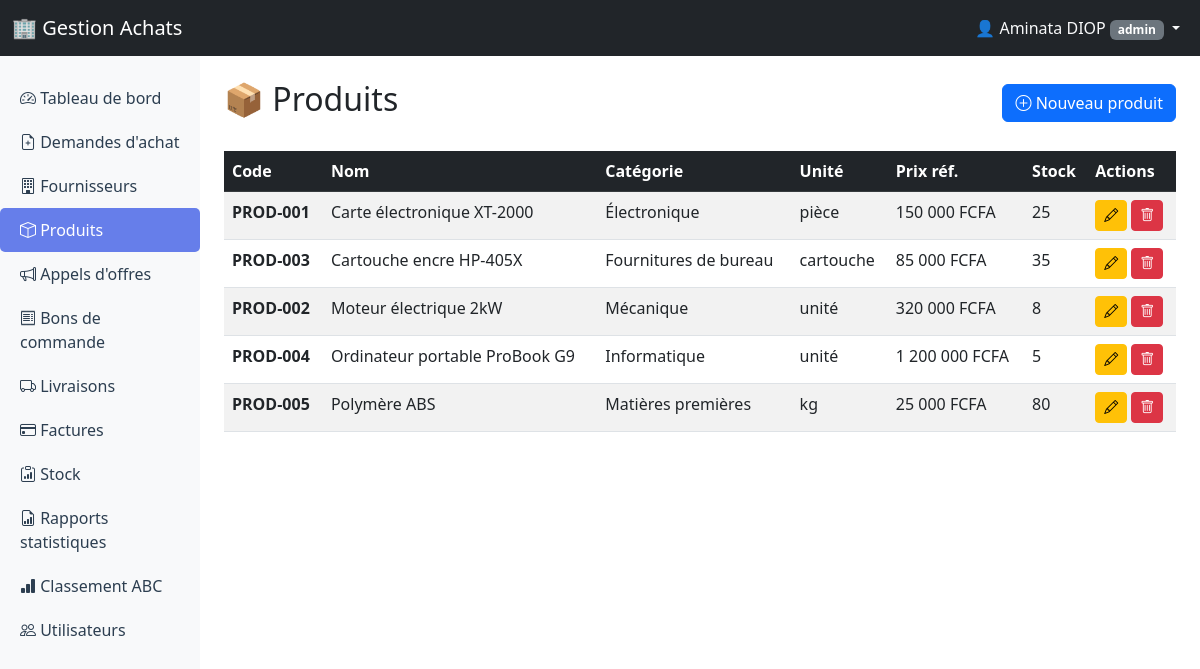
The app's page /modules/produits/index.php (signed in) with its own data.
### tables this page shows
CREATE TABLE produits (
    id VARCHAR(36) PRIMARY KEY,
    code VARCHAR(50) UNIQUE NOT NULL,
    nom VARCHAR(200) NOT NULL,
    description TEXT,
    categorie_id VARCHAR(36),
    unite_mesure VARCHAR(20) NOT NULL,
    prix_reference_ht DECIMAL(15,2) DEFAULT 0,
    devise VARCHAR(3) DEFAULT NULL,
    taux_tva DECIMAL(5,2) DEFAULT 18.00,
    seuil_alerte INT DEFAULT 0,
    stock_minimum INT DEFAULT 0,
    stock_maximum INT DEFAULT 0,
    stock_actuel INT DEFAULT 0,
    delai_approvisionnement_jours INT,
    actif TINYINT(1) DEFAULT 1,
    est_service TINYINT(1) DEFAULT 0,
    code_barre VARCHAR(50),
    poids_unitaire DECIMAL(10,3),
    dimensions VARCHAR(100),
    notes TEXT,
    created_at DATETIME DEFAULT CURRENT_TIMESTAMP,
    updated_at DATETIME DEFAULT CURRENT_TIMESTAMP ON UPDATE CURRENT_TIMESTAMP,
    created_by VARCHAR(36),
    updated_by VARCHAR(36)
);

CREATE TABLE categories (
    id VARCHAR(36) PRIMARY KEY,
    code VARCHAR(20) UNIQUE NOT NULL,
    nom VARCHAR(100) NOT NULL,
    description TEXT,
    parent_id VARCHAR(36),
    actif TINYINT(1) DEFAULT 1,
    created_at DATETIME DEFAULT CURRENT_TIMESTAMP,
    updated_at DATETIME DEFAULT CURRENT_TIMESTAMP ON UPDATE CURRENT_TIMESTAMP
);

### modules/produits/index.php (the view, shortened to what this page needs)
<?php
include '../../config/database.php';
$produits = $pdo->query("
    SELECT p.*, c.nom as categorie_nom
    FROM produits p
    LEFT JOIN categories c ON p.categorie_id = c.id
    WHERE p.actif = 1
    ORDER BY p.nom
")->fetchAll(PDO::FETCH_ASSOC);
?>
<!DOCTYPE html>
<html lang="fr">
<head>
    <link href="https://cdn.jsdelivr.net/npm/bootstrap@5.3.0/dist/css/bootstrap.min.css" rel="stylesheet">
    <link href="https://cdn.jsdelivr.net/npm/bootstrap-icons/font/bootstrap-icons.css" rel="stylesheet">
</head>
<body>
    <?php include '../../includes/navbar.php'; ?>
    <div class="container-fluid">
        <div class="row">
            <?php include '../../includes/sidebar.php'; ?>
            <main class="col-md-9 ms-sm-auto col-lg-10 px-md-4 py-4">
                <div class="d-flex justify-content-between align-items-center mb-4">
                    <h2>📦 Produits</h2>
                    <a href="create.php" class="btn btn-primary">
                        <i class="bi bi-plus-circle"></i> Nouveau produit
                    </a>
                </div>
                <?php if (empty($produits)): ?>
                    <div class="alert alert-info">Aucun produit enregistré.</div>
                <?php else: ?>
                    <div class="table-responsive">
                        <table class="table table-striped table-hover">
                            <thead class="table-dark">
                                <tr>
                                    <th>Code</th>
                                    <th>Nom</th>
                                    <th>Catégorie</th>
                                    <th>Unité</th>
                                    <th>Prix réf.</th>
                                    <th>Stock</th>
                                    <th>Actions</th>
                                </tr>
                            </thead>
                            <tbody>
                                <?php foreach ($produits as $p): ?>
                                <tr <?= ($p['stock_actuel'] <= $p['seuil_alerte'] && $p['seuil_alerte'] > 0) ? 'class="table-danger"' : '' ?>>
                                    <td><strong><?= htmlspecialchars($p['code']) ?></strong></td>
                                    <td><?= htmlspecialchars($p['nom']) ?></td>
                                    <td><?= htmlspecialchars($p['categorie_nom'] ?? '—') ?></td>
                                    <td><?= htmlspecialchars($p['unite_mesure']) ?></td>
                                    <td><?= number_format($p['prix_reference_ht'], 0, ',', ' ') ?> FCFA</td>
                                    <td>
                                        <?= $p['stock_actuel'] ?>
                                    </td>
                                    <td>
                                        <a href="edit.php?id=<?= $p['id'] ?>" class="btn btn-sm btn-warning">
                                            <i class="bi bi-pencil"></i>
                                        </a>
                                        <a href="delete.php?id=<?= $p['id'] ?>" class="btn btn-sm btn-danger" onclick="return confirm('Supprimer ce produit ?')">
                                            <i class="bi bi-trash"></i>
                                        </a>
                                    </td>
                                </tr>
                                <?php endforeach; ?>
                            </tbody>
                        </table>
                    </div>
                <?php endif; ?>
            </main>
        </div>
    </div>
</body>
</html>

### includes/navbar.php (shortened to what this page needs)
<nav class="navbar navbar-dark bg-dark navbar-expand-lg">
    <div class="container-fluid">
        <a class="navbar-brand" href="/sunuprojet/dashboard.php">🏢 Gestion Achats</a>
        <div class="collapse navbar-collapse" id="navbarNav">
            <ul class="navbar-nav ms-auto">
                <li class="nav-item dropdown">
                    <a class="nav-link dropdown-toggle text-light" href="#" id="userDropdown" role="button" data-bs-toggle="dropdown">
                        👤 <?= htmlspecialchars($_SESSION['prenom']) ?> <?= htmlspecialchars($_SESSION['nom']) ?>
                        <span class="badge bg-secondary"><?= htmlspecialchars($_SESSION['role']) ?></span>
                    </a>
                </li>
            </ul>
        </div>
    </div>
</nav>

### includes/sidebar.php
<?php
$current_path = $_SERVER['REQUEST_URI'];
?>
<div class="col-md-3 col-lg-2 d-md-block bg-light sidebar" style="min-height: 100vh; padding: 20px 0;">
    <ul class="nav flex-column">
        <li class="nav-item">
            <a class="nav-link <?= (strpos($current_path, 'dashboard.php') !== false || $current_path == '/sunuprojet/') ? 'active' : '' ?>" href="/sunuprojet/dashboard.php">
                <i class="bi bi-speedometer2"></i> Tableau de bord
            </a>
        </li>
        <li class="nav-item">
            <a class="nav-link <?= strpos($current_path, 'modules/demandes') !== false ? 'active' : '' ?>" href="/sunuprojet/modules/demandes/index.php">
                <i class="bi bi-file-earmark-plus"></i> Demandes d'achat
            </a>
        </li>
        <?php if ($_SESSION['role'] == 'admin' || $_SESSION['role'] == 'acheteur'): ?>
        <li class="nav-item">
            <a class="nav-link <?= strpos($current_path, 'modules/fournisseurs') !== false ? 'active' : '' ?>" href="/sunuprojet/modules/fournisseurs/index.php">
                <i class="bi bi-building"></i> Fournisseurs
            </a>
        </li>
        <?php endif; ?>
        <?php if ($_SESSION['role'] == 'admin' || $_SESSION['role'] == 'acheteur'): ?>
        <li class="nav-item">
            <a class="nav-link <?= strpos($current_path, 'modules/produits') !== false ? 'active' : '' ?>" href="/sunuprojet/modules/produits/index.php">
                <i class="bi bi-box"></i> Produits
            </a>
        </li>
        <?php endif; ?>
        <?php if ($_SESSION['role'] == 'admin' || $_SESSION['role'] == 'acheteur'): ?>
        <li class="nav-item">
            <a class="nav-link <?= strpos($current_path, 'modules/appels_offres') !== false ? 'active' : '' ?>" href="/sunuprojet/modules/appels_offres/index.php">
                <i class="bi bi-megaphone"></i> Appels d'offres
            </a>
        </li>
        <?php endif; ?>
        <?php if ($_SESSION['role'] == 'admin' || $_SESSION['role'] == 'acheteur'): ?>
        <li class="nav-item">
            <a class="nav-link <?= strpos($current_path, 'modules/bons_commande') !== false ? 'active' : '' ?>" href="/sunuprojet/modules/bons_commande/index.php">
                <i class="bi bi-receipt"></i> Bons de commande
            </a>
        </li>
        <?php endif; ?>
        <?php if ($_SESSION['role'] == 'admin' || $_SESSION['role'] == 'acheteur' || $_SESSION['role'] == 'responsable_stock'): ?>
        <li class="nav-item">
            <a class="nav-link <?= strpos($current_path, 'modules/livraisons') !== false ? 'active' : '' ?>" href="/sunuprojet/modules/livraisons/index.php">
                <i class="bi bi-truck"></i> Livraisons
            </a>
        </li>
        <?php endif; ?>
        <?php if ($_SESSION['role'] == 'admin' || $_SESSION['role'] == 'acheteur'): ?>
        <li class="nav-item">
            <a class="nav-link <?= strpos($current_path, 'modules/factures') !== false ? 'active' : '' ?>" href="/sunuprojet/modules/factures/index.php">
                <i class="bi bi-credit-card"></i> Factures
            </a>
        </li>
        <?php endif; ?>
        <?php if ($_SESSION['role'] == 'admin' || $_SESSION['role'] == 'acheteur' || $_SESSION['role'] == 'responsable_stock'): ?>
        <li class="nav-item">
            <a class="nav-link <?= strpos($current_path, 'modules/stock') !== false ? 'active' : '' ?>" href="/sunuprojet/modules/stock/index.php">
                <i class="bi bi-clipboard-data"></i> Stock
            </a>
        </li>
        <?php endif; ?>
        <?php if ($_SESSION['role'] == 'admin' || $_SESSION['role'] == 'acheteur'): ?>
        <li class="nav-item">
            <a class="nav-link <?= strpos($current_path, 'modules/rapports/statistiques.php') !== false ? 'active' : '' ?>" href="/sunuprojet/modules/rapports/statistiques.php">
                <i class="bi bi-file-earmark-bar-graph"></i> Rapports statistiques
            </a>
        </li>
        <?php endif; ?>
        <?php if ($_SESSION['role'] == 'admin' || $_SESSION['role'] == 'acheteur'): ?>
        <li class="nav-item">
            <a class="nav-link <?= strpos($current_path, 'modules/rapports/abc.php') !== false ? 'active' : '' ?>" href="/sunuprojet/modules/rapports/abc.php">
                <i class="bi bi-bar-chart-fill"></i> Classement ABC
            </a>
        </li>
        <?php endif; ?>
        <?php if ($_SESSION['role'] == 'admin'): ?>
        <li class="nav-item">
            <a class="nav-link <?= strpos($current_path, 'modules/utilisateurs') !== false ? 'active' : '' ?>" href="/sunuprojet/modules/utilisateurs/index.php">
                <i class="bi bi-people"></i> Utilisateurs
            </a>
        </li>
        <?php endif; ?>
    </ul>
</div>

### modules/produits/index.php (style rules this page uses)
.sidebar { min-height: 100vh; background: #f8f9fa; padding: 20px 0; }
.sidebar .nav-link { color: #2c3e50; padding: 10px 20px; }
.sidebar .nav-link.active { background: #667eea; color: white; border-radius: 5px; }

### records on screen
produits: code "PROD-001", nom "Carte électronique XT-2000", categorie.nom "Électronique", unite_mesure "pièce", prix_reference_ht "150 000", stock_actuel "25"
produits: code "PROD-003", nom "Cartouche encre HP-405X", categorie.nom "Fournitures de bureau", unite_mesure "cartouche", prix_reference_ht "85 000", stock_actuel "35"
produits: code "PROD-002", nom "Moteur électrique 2kW", categorie.nom "Mécanique", unite_mesure "unité", prix_reference_ht "320 000", stock_actuel "8"
produits: code "PROD-004", nom "Ordinateur portable ProBook G9", categorie.nom "Informatique", unite_mesure "unité", prix_reference_ht "1 200 000", stock_actuel "5"
produits: code "PROD-005", nom "Polymère ABS", categorie.nom "Matières premières", unite_mesure "kg", prix_reference_ht "25 000", stock_actuel "80"

### other values on screen
$_SESSION['prenom'] "Aminata"
$_SESSION['nom'] "DIOP"
$_SESSION['role'] "admin"
